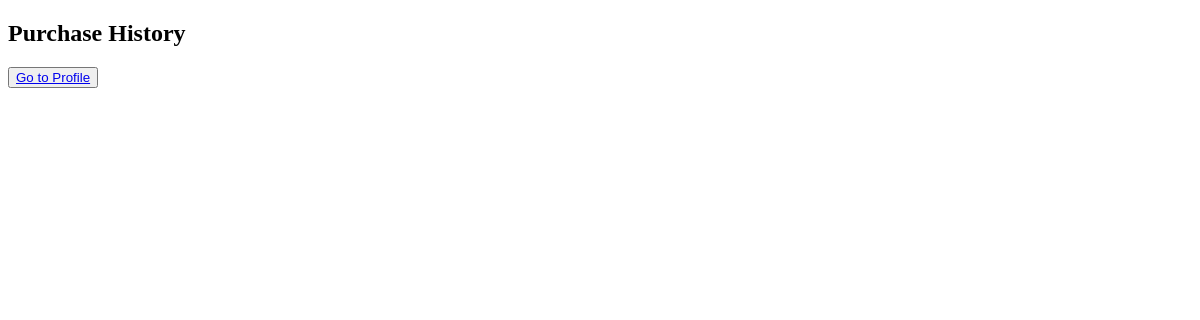
The page /purchase_history/ (signed in) on the database as committed earlier.
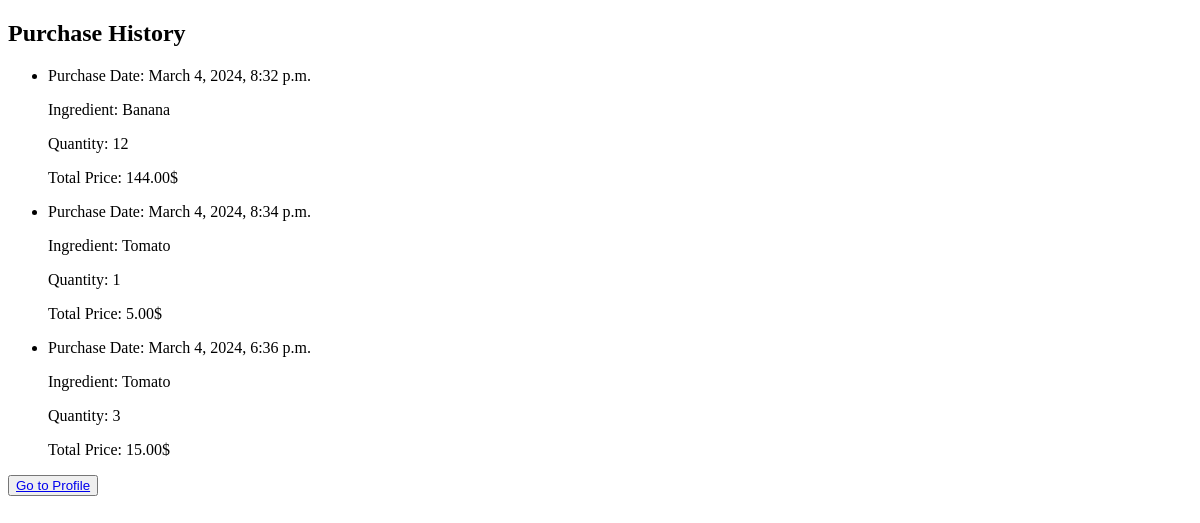
The same page on the database as committed later.
### main/models.py (models this page shows, shortened)
class PurchaseHistory(models.Model):
    user = models.ForeignKey(User, on_delete=models.CASCADE)
    ingredient = models.ForeignKey(Ingredient, on_delete=models.CASCADE)
    quantity = models.IntegerField()
    total_price = models.DecimalField(max_digits=10, decimal_places=2)
    purchase_date = models.DateTimeField(default=datetime.now)

class Ingredient(models.Model):
    name = models.CharField(max_length=100)
    price = models.DecimalField(max_digits=10, decimal_places=2, default=0.00)  # Добавляем поле price
    available_quantity = models.IntegerField(default=0)
    quantity = models.IntegerField(default=0)
    unit_price = models.DecimalField(max_digits=10, decimal_places=2, default=0.00)
    def __str__(self):
        return self.name

### main/views.py (the view)
# urls.py: path('purchase_history/', views.purchase_history, name='purchase_history'),
def purchase_history(request):
    purchase_history = PurchaseHistory.objects.filter(user=request.user)
    return render(request, 'main/purchase_history.html', {'purchase_history': purchase_history})

### main/templates/main/purchase_history.html (shortened to what this page needs)
{% extends 'main/base.html' %}
{% block content %}
    <h2>Purchase History</h2>
    <ul>
        {% for purchase in purchase_history %}
            <li>
                <p>Purchase Date: {{ purchase.purchase_date }}</p>
                <p>Ingredient: {{ purchase.ingredient }}</p>
                <p>Quantity: {{ purchase.quantity }}</p>
                <p>Total Price: {{ purchase.total_price }}$</p>
            </li>
        {% endfor %}
    </ul>
    <button type="submit"><a href="{% url 'profile' %}">Go to Profile</a></button>
{% endblock %}

### main/templates/main/base.html (shortened to what this page needs)
<!DOCTYPE html>
<html lang="en">
<head>
</head>
<body>
    <main>
        {% block content %}
        {% endblock %}
    </main>
</body>
</html>

Rows that differ between the two databases and show on the page:
added PurchaseHistory: purchase_date "March 4, 2024, 8:32 p.m.", ingredient "Banana", quantity "12", total_price "144.00"
added PurchaseHistory: purchase_date "March 4, 2024, 8:34 p.m.", ingredient "Tomato", quantity "1", total_price "5.00"
added PurchaseHistory: purchase_date "March 4, 2024, 6:36 p.m.", ingredient "Tomato", quantity "3", total_price "15.00"
